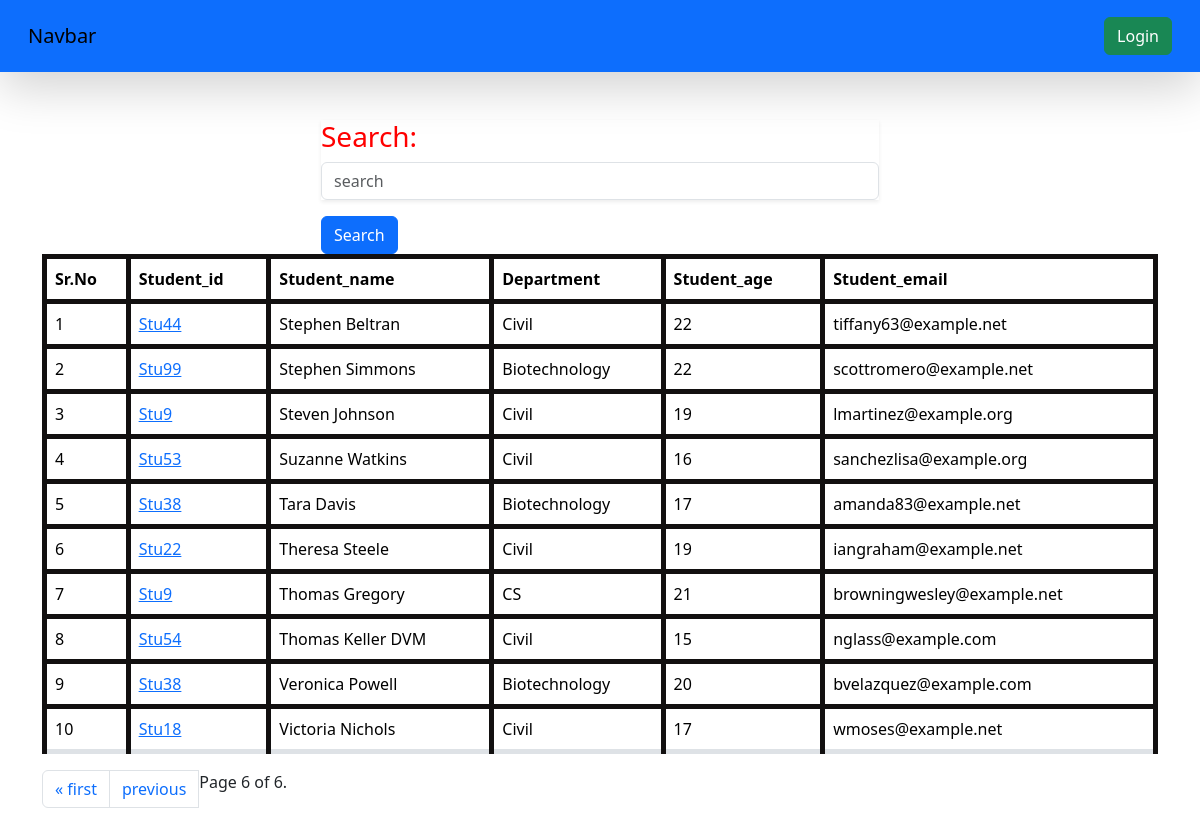
Screenshot of /student/?page=6 with the database file from the repository.
### vegetable/models.py (models this page shows, shortened)
class Student(models.Model):
    department=models.ForeignKey(Department,related_name="depart",on_delete=models.CASCADE)
    student_id=models.OneToOneField(StudentID,related_name="studentid",on_delete=models.SET_NULL,null=True,unique=True)
    name=models.CharField(max_length=100)
    email=models.EmailField(unique=True)
    age=models.IntegerField(default=18)
    address=models.TextField(blank=True,null=True)
    is_deleted=models.BooleanField(default=False)
    objects=StudentsManager()
    admin_objects=models.Manager()
    class Meta:
        ordering=['name']
        verbose_name="student"

class StudentID(models.Model):
    student_id=models.CharField(max_length=100)
    def __str__(self) -> str:
        return self.student_id

class Department(models.Model):
    department=models.CharField(max_length=100)
    def __str__(self) -> str:
        return self.department
    class Meta:
        ordering=['department']

### vegetable/views.py (the view, shortened to what this page needs)
# urls.py: path("student/",get_students,name="student"),
def get_students(request):
    queryset=Student.objects.all()
    ranks=Student.objects.annotate(marks=Sum('studentmarks__marks')).order_by('-marks','-age')
    paginator=Paginator(queryset,16)
    page_num=request.GET.get('page',1)
    page_obj=paginator.get_page(page_num)
    return render(request,'vegetable/report/student.html',{'queryset':page_obj})

### vegetable/models.py (called while the page is built)
    def get_queryset(self):
        return super().get_queryset().filter(is_deleted=False)

### vegetable/templates/vegetable/report/student.html (shortened to what this page needs)
{% extends 'home/base.html' %}
{%block start%}
<div class="container mt-5">
    <form>
    <div class="mx-auto col-6">
        <div class="mb-3 shadow-sm">
            <label style="color:Red"><h3>Search: </h3></label>
            <input class="form-control" placeholder="search" name="search">
        </div>
        <button type="submit" class="btn btn-primary">Search</button>
    </div>
    </form>
<table class='table table-stripped'>
    <thead>
        <tr>
            <th scope="col">Sr.No</th>
            <th scope="col">Student_id</th>
            <th scope="col">Student_name</th>
            <th scope="col">Department</th>
            <th scope="col">Student_age</th>
            <th scope="col">Student_email</th>
        </tr>
    </thead>
    <tbody>
            {% for i in queryset%}
        <tr>
            <td>{{forloop.counter}}</td>
            <td>
                <a href="{% url 'see_marks' i.student_id %}">
                    {{i.student_id}}</td>
            <td>{{i.name}}</td>
            <td>{{i.department}}</td>
            <td>{{i.age}}</td>
            <td>{{i.email}}</td>
        </tr>
        {%endfor%}
        </tbody>
    </table>
<nav aria-label="Page navigation example">
   <ul class="pagination">
        {% if queryset.has_previous %}
            <li class="page-item"><a class="page-link" href="?page=1">&laquo; first</a></li>
            <li class="page-item"><a class="page-link" href="?page={{ queryset.previous_page_number }}">previous</a></li>
        {% endif %}
        <span class="current">
            Page {{ queryset.number }} of {{ queryset.paginator.num_pages }}.
        </span>
    </ul>
</nav>
</div>
{%endblock%}

### home/templates/home/base.html (style rules this page uses)
table,th,td { border:5px solid rgba(18, 16, 16, 1); }

### rows the page displays
Student: student_id "Stu44", name "Stephen Beltran", department "Civil", age "22", email "tiffany63@example.net"
Student: student_id "Stu99", name "Stephen Simmons", department "Biotechnology", age "22", email "scottromero@example.net"
Student: student_id "Stu9", name "Steven Johnson", department "Civil", age "19", email "lmartinez@example.org"
Student: student_id "Stu53", name "Suzanne Watkins", department "Civil", age "16", email "sanchezlisa@example.org"
Student: student_id "Stu38", name "Tara Davis", department "Biotechnology", age "17", email "amanda83@example.net"
Student: student_id "Stu22", name "Theresa Steele", department "Civil", age "19", email "iangraham@example.net"
Student: student_id "Stu9", name "Thomas Gregory", department "CS", age "21", email "browningwesley@example.net"
Student: student_id "Stu54", name "Thomas Keller DVM", department "Civil", age "15", email "nglass@example.com"
Student: student_id "Stu38", name "Veronica Powell", department "Biotechnology", age "20", email "bvelazquez@example.com"
Student: student_id "Stu18", name "Victoria Nichols", department "Civil", age "17", email "wmoses@example.net"

### other values shown
{{ queryset.number }} "6"
{{ queryset.paginator.num_pages }} "6"
